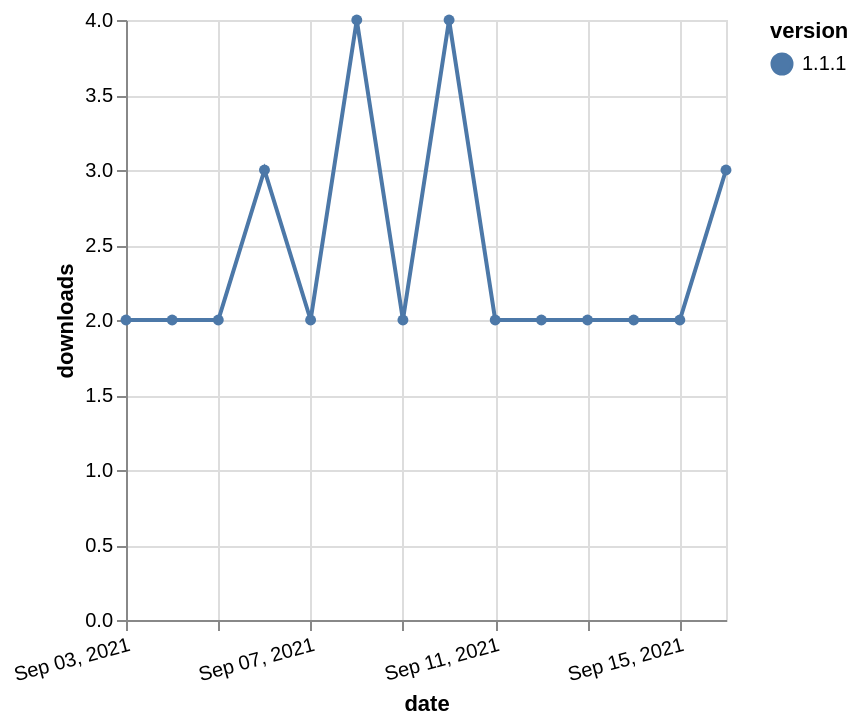

This figure's Vega-Lite source:
### Vega-Lite specification from a JSON file in a GitHub repository (floating-point values rounded to 4 significant figures)
{"$schema": "https://vega.github.io/schema/vega-lite/v5.json", "description": "A simple bar chart with embedded data.", "data": {"values": [{"date": "2021-09-03", "total": 3381, "delta": 2, "version": "1.1.1"}, {"date": "2021-09-04", "total": 3383, "delta": 2, "version": "1.1.1"}, {"date": "2021-09-05", "total": 3385, "delta": 2, "version": "1.1.1"}, {"date": "2021-09-06", "total": 3388, "delta": 3, "version": "1.1.1"}, {"date": "2021-09-07", "total": 3390, "delta": 2, "version": "1.1.1"}, {"date": "2021-09-08", "total": 3394, "delta": 4, "version": "1.1.1"}, {"date": "2021-09-09", "total": 3396, "delta": 2, "version": "1.1.1"}, {"date": "2021-09-10", "total": 3400, "delta": 4, "version": "1.1.1"}, {"date": "2021-09-11", "total": 3402, "delta": 2, "version": "1.1.1"}, {"date": "2021-09-12", "total": 3404, "delta": 2, "version": "1.1.1"}, {"date": "2021-09-13", "total": 3406, "delta": 2, "version": "1.1.1"}, {"date": "2021-09-14", "total": 3408, "delta": 2, "version": "1.1.1"}, {"date": "2021-09-15", "total": 3410, "delta": 2, "version": "1.1.1"}, {"date": "2021-09-16", "total": 3413, "delta": 3, "version": "1.1.1"}]}, "width": "container", "mark": {"type": "line", "point": {"filled": true}}, "encoding": {"x": {"field": "date", "type": "temporal", "timeUnit": "yearmonthdate", "title": "date", "axis": {"labelAngle": -15}}, "y": {"field": "delta", "type": "quantitative", "title": "downloads"}, "color": {"field": "version", "type": "nominal"}, "tooltip": {"field": "delta"}}}
